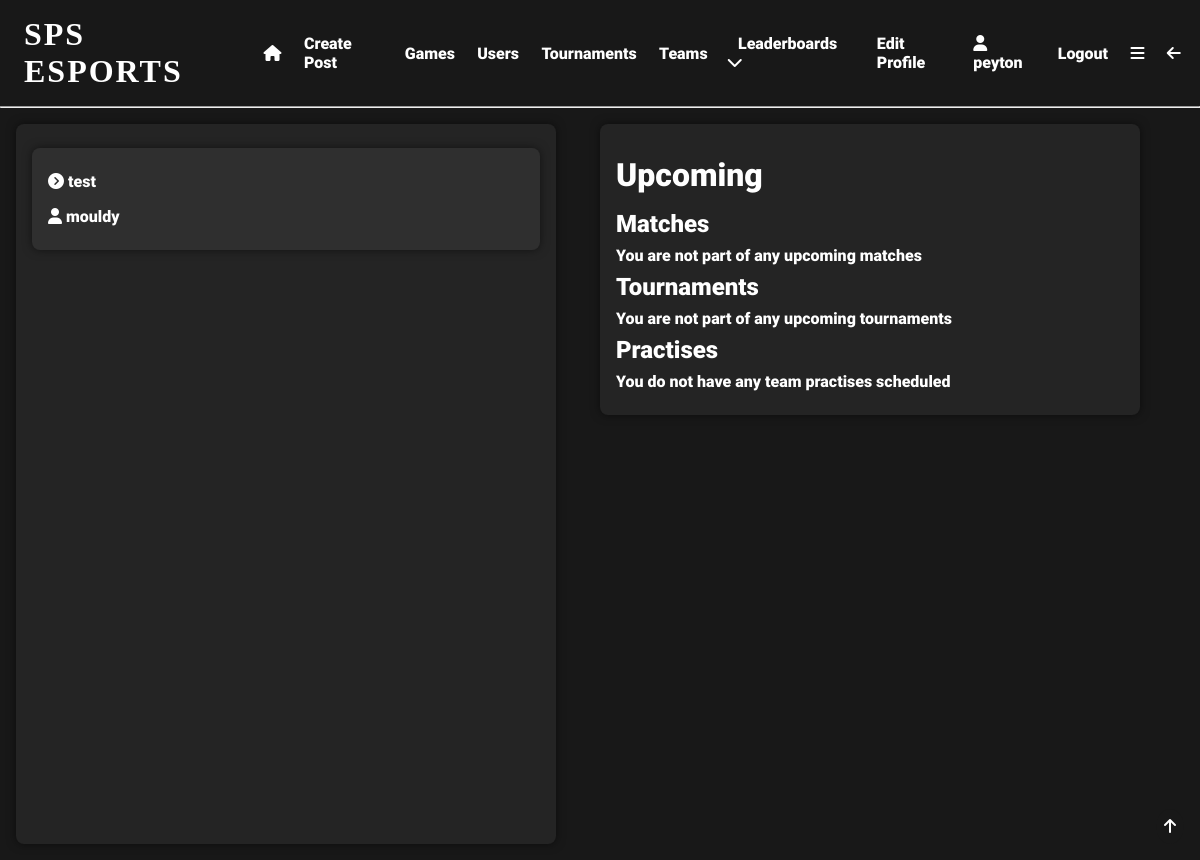
Before: /index (signed in) with the older database file.
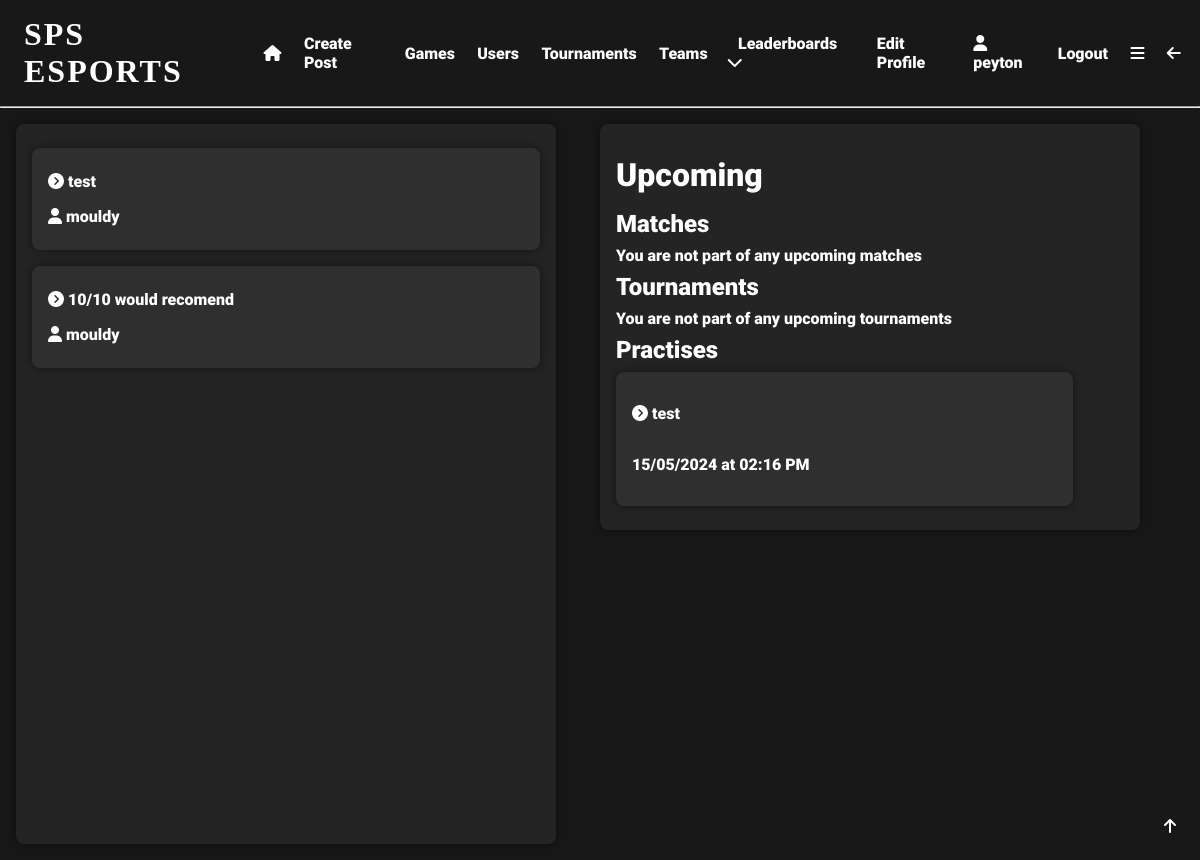
After: the same page with the newer database file.
### app/models.py (models this page shows, shortened)
class User(UserMixin, db.Model):
    user_id = db.Column(db.Integer, primary_key=True)
    username = db.Column(db.String(64), index=True, unique=True)
    email = db.Column(db.String(120), index=True, unique=True)
    password_hash = db.Column(db.String(128), nullable=False)
    pfp = db.Column(db.String(140))
    user_bio = db.Column(db.String(140), default='New to SPS eSports!!!')
    pronouns = db.Column(db.String(64), nullable=True)
    skill_level = db.Column(db.String(64), default='Unsure')
    role = db.Column(db.String(64))
    grade = db.Column(db.String(64), nullable=True, default='Unsure')
    availability = db.Column(db.String(140), default='Unsure')
    teams = db.relationship('Teams', back_populates='user')
    team_users = db.relationship('TeamUsers', back_populates='user')
    posts = db.relationship('Posts', back_populates='user')
    likes = db.relationship('Likes', back_populates='user')
    tournaments = db.relationship('Tournaments', back_populates='user')
    favourite_games = db.relationship('FavouriteGames', back_populates='user')
    tournament_users = db.relationship('TournamentUsers', back_populates='user')
    comments = db.relationship('Comments', back_populates='user')
    matches = db.relationship('Matches', back_populates='user')
    match_users = db.relationship('MatchUsers', back_populates='user')
    following = db.relationship('Following', backref='user', foreign_keys='Following.user_id')
    followed = db.relationship('Following', foreign_keys='Following.following_id')
    sponsor = db.relationship('SponsoredUsers', backref='user', foreign_keys='SponsoredUsers.sponsor_id')
    sponsored = db.relationship('SponsoredUsers', foreign_keys='SponsoredUsers.sponsored_id')
    def __repr__(self):
        return '<User {}>'.format(self.username)

class Posts(db.Model):
    post_id = db.Column(db.Integer, primary_key=True, index=True, unique=True, nullable=False)
    post_title = db.Column(db.String(64), nullable=False)
    post_content = db.Column(db.String(140), nullable=False)
    post_date = db.Column(db.DateTime, nullable=False)
    post_type = db.Column(db.String(64))
    likes = db.Column(db.Integer, default=0)
    user_id = db.Column(db.Integer, db.ForeignKey('user.user_id'), name='post_user_id', nullable=False)
    user = db.relationship('User', back_populates='posts')
    post_likes = db.relationship('Likes', back_populates='post')
    comments = db.relationship('Comments', back_populates='post')
    def __repr__(self):
        return '<Post {}>'.format(self.post_title)

class Practises(db.Model):
    practise_id = db.Column(db.Integer, primary_key=True, index=True, unique=True, nullable=False)
    practise_date = db.Column(db.Date, index=True, nullable=False)
    practise_time = db.Column(db.Time, index=True, nullable=False)
    practise_name = db.Column(db.String(64), index=True, unique=True)
    practise_description = db.Column(db.String(140), default='Team Practise')
    team_id = db.Column(db.Integer, db.ForeignKey('teams.team_id'), name='practise_team_id', nullable=False)
    team = db.relationship('Teams', back_populates='practises')

### app/routes.py (the view)
@app.route('/')
@app.route('/index')
@login_required
def index():
    following = Following.query.filter_by(user_id=current_user.user_id).all()
    followed_users = []
    for user in following:
        user = User.query.filter_by(user_id=user.following_id).first()
        followed_users.append(user)
    print(followed_users)
    posts = []
    for user in followed_users:
        user_posts = Posts.query.filter_by(user_id=user.user_id).all()
        for post in user_posts:
            print('Post: ' + str(post))
            print(post.post_title)
            print(user.username)
            posts.append((post, user.username))
    print(posts)
    tournament_users = TournamentUsers.query.filter_by(user_id=current_user.user_id).all()
    tournaments = []
    for tournament_user in tournament_users:
        tournament = Tournaments.query.filter_by(tournament_id=tournament_user.tournament_id).first()
        if tournament.tournament_end + timedelta(days=1) > datetime.now():
            tournaments.append(tournament)
    match_users = MatchUsers.query.filter_by(match_user=current_user.user_id).all()
    matches = []
    for match_user in match_users:
        match = Matches.query.filter_by(match_id=match_user.match_id).first()
        if match.match_date + timedelta(days=1) > datetime.now():
            matches.append(match)
    tournaments = sorted(tournaments, key=lambda x: x.tournament_start, reverse=False)
    matches = sorted(matches, key=lambda x: x.match_date, reverse=False)
    team_users = TeamUsers.query.filter_by(user_id=current_user.user_id).all()
    teams = []
    for team_user in team_users:
        team = Teams.query.filter_by(team_id=team_user.team_id).first()
        if team not in teams:
            teams.append(team)
    practises = []
    for team in teams:
        practise = Practises.query.filter_by(team_id=team.team_id).all()
        for p in practise:
            current = datetime.now()
            if p.practise_date + timedelta(days=1) > current.date():
                practises.append(p)
    practises = sorted(practises, key=lambda x: x.practise_date, reverse=False)
    return render_template('index.html', title="Home", tournaments=tournaments, matches=matches, practises=practises, posts=posts)

### app/__init__.py (called while the page is built)
@app.template_filter('format_date')
def format_date(date):
    return date.strftime('%d/%m/%Y')

@app.template_filter('format_time')
def format_time(date):
    return date.strftime('%I:%M %p')

### app/models.py (called while the page is built)
@login.user_loader
def load_user(user_id):
    return User.query.get(int(user_id))  # returns the user id as an integer

### app/templates/index.html
{% extends 'base.html' %}
{% block content %}
<div class="row">
    <div class="half">
        <div class="user-posts">
            {% for post in posts %}
            <div class="post">
                <a href="{{url_for('post', post_id=post[0].post_id)}}"><i class="fa-solid fa-circle-chevron-right"></i>
                    {{post[0].post_title}}</a>
                <p><i class="fa-solid fa-user"></i>   {{post[1]}}</p>
            </div>
            {% endfor %}
        </div>
    </div>
    <div class="half">
        <div class="container">
            <h1>Upcoming</h1>
            <h2>Matches</h2>
            {% if matches %}
            {% for match in matches %}
            <div class="event">
                <h4>Match {{match.round_match}}, Round {{match.round}}</h4>
                <p>{{match.match_date|format_date}}</p>
                <a href="{{url_for('tournament', tournament_id=match.tournament_id)}}"><i
                        class="fa-solid fa-circle-chevron-right"></i> Tournament</a>
            </div>
            {% endfor %}
            {% else %}
            <p>You are not part of any upcoming matches</p>
            {% endif %}
            <h2>Tournaments</h2>
            {% if tournaments %}
            {% for tournament in tournaments %}
            <div class="event">
                <a href="{{url_for('tournament', tournament_id=tournament.id)}}"><i
                        class="fa-solid fa-circle-chevron-right"></i> {{tournament.tournament_name}}</a>
                <p>{{tournament.tournament_start|format_date}} to {{tournament.tournament_end|format_date}}</p>
            </div>
            {% endfor %}
            {% else %}
            <p>You are not part of any upcoming tournaments</p>
            {% endif %}
            <h2>Practises</h2>
            {% if practises %}
            {% for practise in practises %}
            <div class="event">
                <p><a href="{{url_for('practise', practise_id=practise.practise_id)}}"><i
                        class="fa-solid fa-circle-chevron-right"></i> {{practise.practise_name}}</a></p>
                <p>{{practise.practise_date|format_date}} at {{practise.practise_time|format_time}}</p>
            </div>
            {% endfor %}
            {% else %}
            <p>You do not have any team practises scheduled</p>
            {% endif %}
        </div>
    </div>
</div>
{% endblock %}

Changed rows visible on the page:
now on one of the page's lists (row edited): User: post_title "10/10 would recomend", username "mouldy"
added Practises: practise_name "test", practise_date "15/05/2024", practise_time "02:16 PM"
Other visible differences:
text no longer shown: "You do not have any team practises scheduled"
